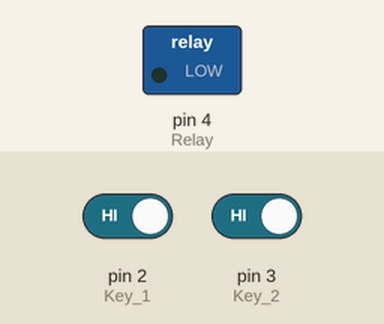
The sketch below on a simulated Arduino Uno, built with avr-gcc and run on an emulated ATmega328P. Parts: switched loads named in the sketch (green lamp = pin HIGH). The test bench sets the inputs (shaded band); at power-on: pin 2 (Key_1) HIGH, pin 3 (Key_2) HIGH.

Above: at 1.2 s.
1.3 s: pin 2 (Key_1) driven LOW and pin 3 (Key_2) driven LOW
At 2.2 s:
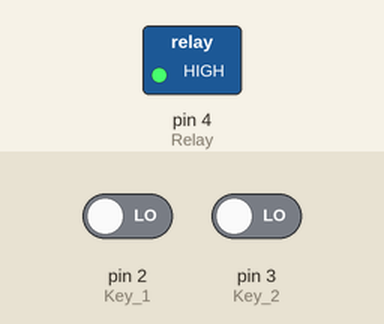
Timing chart, 0 to 12.8 s (numbered marks = the images above; inputs shaded):
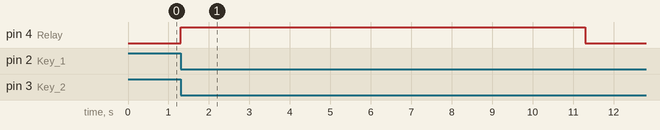

Measured:
- after the input at 1.3 s, pin 4 (Relay): LOW → HIGH at once, → LOW 10.0 s later

The sketch:

Kulcsos_kapcsolo.ino
```cpp
#define Key_1 2
#define Key_2 3
#define Relay 4

unsigned long timer_millis = 0;
int timer_delay = 500;
int open_time = 10000;


void setup()
{
  pinMode(Key_1, INPUT_PULLUP);
  pinMode(Key_2, INPUT_PULLUP);
  pinMode(Relay, OUTPUT);
  digitalWrite(Relay, LOW);
}


void loop()
{

  if(!digitalRead(Key_1) || !digitalRead(Key_2))
  {
    timer_millis = millis();

    while(millis() - timer_millis <= timer_delay)
    {
      if(!digitalRead(Key_1) && !digitalRead(Key_2))
      {
        digitalWrite(Relay, HIGH);
        delay(open_time);
        digitalWrite(Relay, LOW);
      }

      delay(1);
    }

    while(!digitalRead(Key_1) || !digitalRead(Key_2)) delay(10);
  }

}
```
